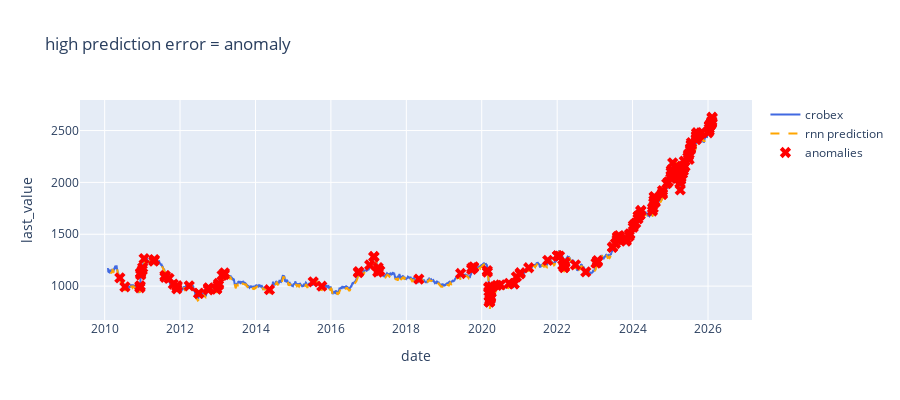

Notebook code for this chart:
### Code cell
# single plot: series, predictions, anomalies
fig = go.Figure()
fig.add_trace(
    go.Scatter(
        x=dates,
        y=orig,
        name="crobex",
        mode="lines",
        line=dict(color="royalblue"),
    )
)
fig.add_trace(
    go.Scatter(
        x=dates,
        y=pred_full,
        name="rnn prediction",
        mode="lines",
        line=dict(color="orange", dash="dash"),
    )
)
fig.add_trace(
    go.Scatter(
        x=dates[anomaly_mask],
        y=orig[anomaly_mask],
        name="anomalies",
        mode="markers",
        marker=dict(size=10, color="red", symbol="x"),
    )
)
fig.update_layout(
    title="high prediction error = anomaly",
    xaxis_title="date",
    yaxis_title="last_value",
    hovermode="x unified",
    height=400,
)
fig.show()

### Figure 1 — Plotly figure (JSON) as saved in the notebook; plotly's stock layout.template omitted (floating-point values rounded to 4 significant figures; data arrays with more than 128 entries replaced by an {"elided": "..."} marker saying what was removed)
{"data": [{"line": {"color": "royalblue"}, "mode": "lines", "name": "crobex", "type": "scatter", "x": {"elided": "3991 str values"}, "y": {"elided": "3991 float values"}}, {"line": {"color": "orange", "dash": "dash"}, "mode": "lines", "name": "rnn prediction", "type": "scatter", "x": {"elided": "3991 str values"}, "y": {"elided": "3991 float values"}}, {"marker": {"color": "red", "size": 10, "symbol": "x"}, "mode": "markers", "name": "anomalies", "type": "scatter", "x": {"elided": "199 str values"}, "y": {"elided": "199 float values"}}], "layout": {"height": 400, "hovermode": "x unified", "title": {"text": "high prediction error = anomaly"}, "xaxis": {"title": {"text": "date"}}, "yaxis": {"title": {"text": "last_value"}}}}
